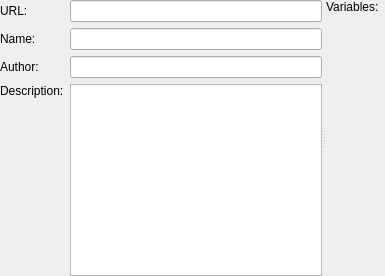
    <widget class="QSplitter" name="splitter">
     <property name="orientation">
      <enum>Qt::Horizontal</enum>
     </property>
     <widget class="QWidget" name="layoutWidget">
      <layout class="QGridLayout" name="gridLayout">
       <item row="0" column="0">
        <widget class="QLabel" name="label_7">
         <property name="text">
          <string>URL:</string>
         </property>
        </widget>
       </item>
       <item row="0" column="1">
        <widget class="QLineEdit" name="url">
         <property name="sizePolicy">
          <sizepolicy hsizetype="Expanding" vsizetype="Fixed">
           <horstretch>0</horstretch>
           <verstretch>0</verstretch>
          </sizepolicy>
         </property>
         <property name="readOnly">
          <bool>true</bool>
         </property>
        </widget>
       </item>
       <item row="1" column="1">
        <widget class="QLineEdit" name="reportName">
         <property name="sizePolicy">
          <sizepolicy hsizetype="MinimumExpanding" vsizetype="Fixed">
           <horstretch>0</horstretch>
           <verstretch>0</verstretch>
          </sizepolicy>
         </property>
        </widget>
       </item>
       <item row="2" column="0">
        <widget class="QLabel" name="label_2">
         <property name="text">
          <string>Author:</string>
         </property>
         <property name="alignment">
          <set>Qt::AlignLeading|Qt::AlignLeft|Qt::AlignVCenter</set>
         </property>
        </widget>
       </item>
       <item row="2" column="1">
        <widget class="QLineEdit" name="author">
         <property name="sizePolicy">
          <sizepolicy hsizetype="MinimumExpanding" vsizetype="Fixed">
           <horstretch>0</horstretch>
           <verstretch>0</verstretch>
          </sizepolicy>
         </property>
        </widget>
       </item>
       <item row="3" column="0">
        <widget class="QLabel" name="label_3">
         <property name="text">
          <string>Description:</string>
         </property>
         <property name="alignment">
          <set>Qt::AlignLeading|Qt::AlignLeft|Qt::AlignTop</set>
         </property>
        </widget>
       </item>
       <item row="3" column="1">
        <widget class="QTextEdit" name="description">
         <property name="sizePolicy">
          <sizepolicy hsizetype="Expanding" vsizetype="Minimum">
           <horstretch>0</horstretch>
           <verstretch>0</verstretch>
          </sizepolicy>
         </property>
        </widget>
       </item>
       <item row="1" column="0">
        <widget class="QLabel" name="label">
         <property name="text">
          <string>Name:</string>
         </property>
        </widget>
       </item>
      </layout>
     </widget>
     <widget class="QWidget" name="layoutWidget">
      <layout class="QGridLayout" name="gridLayout_10">
       <item row="0" column="0">
        <widget class="QLabel" name="label_5">
         <property name="sizePolicy">
          <sizepolicy hsizetype="Maximum" vsizetype="Preferred">
           <horstretch>0</horstretch>
           <verstretch>0</verstretch>
          </sizepolicy>
         </property>
         <property name="text">
          <string>Variables:</string>
         </property>
        </widget>
       </item>
       <item row="1" column="0">
        <spacer name="verticalSpacer">
         <property name="orientation">
          <enum>Qt::Vertical</enum>
         </property>
         <property name="sizeType">
          <enum>QSizePolicy::MinimumExpanding</enum>
         </property>
         <property name="sizeHint" stdset="0">
          <size>
           <width>20</width>
           <height>40</height>
          </size>
         </property>
        </spacer>
       </item>
       <item row="0" column="1" rowspan="2">
        <widget class="ParametersWidget" name="variables" native="true"/>
       </item>
      </layout>
     </widget>
    </widget>
